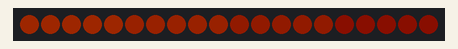
Simulated run of this sketch. Board: Arduino Uno, built with avr-gcc and run on an emulated ATmega328P. Parts: 20 RGB LEDs in strip order, left to right. Dim RGB values are drawn brighter than linear; random numbers use the default seed unless the sketch sets one.

Above: at 1.61 s.
At 2.62 s:
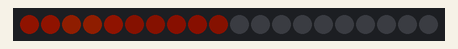
At 4.07 s:
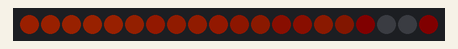
At 7.75 s:
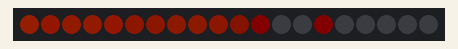
At 23.99 s:
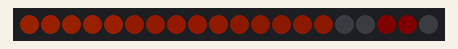
At 35.37 s:
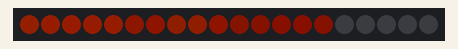

The sketch:

CandleLightEmulator.ino
```cpp
// (licence header left out)
#include "Application.hpp"

#include <Arduino.h>


void setup() {
    lr::Application::setup();
}


void loop() {
    lr::Application::loop();
}
```

Application.cpp
```cpp
// (licence header left out)
#include "Application.hpp"


#include "Configuration.hpp"
#include "RandomWave.hpp"
#include "RandomSuppressor.hpp"
#include "Display.hpp"
#include "Tools.hpp"


namespace lr::Application {


/// A slow random wave, emulating variations in the burn rate.
///
RandomWave gSlowWave{{100, 180, 3000, 6000}};

/// A fast random wave, emulating flickering in a draft.
///
RandomWave gFastWave{{-40, 40, 20, 120}};

/// A steady random wave, emulating directional movements of the flame.
///
RandomWave gTiltWave{{-1000, 1000, 400, 800}};

/// A peak suppressor, emulating random drafts passing the candle.
///
RandomSuppressor gSuppressor{{3000, 10000}};


void setup() noexcept {
    Display::initialize();
    randomSeed(analogRead(0));
    auto currentTime = millis();
    gFastWave.initialize(currentTime);
    gTiltWave.initialize(currentTime);
    gSlowWave.initialize(currentTime);
    gSuppressor.initialize(currentTime);
}


/// Test the display levels.
///
/// Replace `emulateCandle()` in the `loop()` method with this one, to test and
/// calibrate the light colours and levels.
///
void ledTest() noexcept {
    static uint32_t count = 0;
    if (count & 0x100) {
        Display::setLevel(count & 0xff);
    } else {
        Display::setLevel(0xff - (count & 0xff));
    }
    ++count;
    delay(10);
}


/// Emulate candle light.
///
void emulateCandle() noexcept {
    auto currentTime = millis();
    auto level = gSlowWave.valueAt(currentTime);
    auto suppression = gSuppressor.valueAt(currentTime);
    level += (gFastWave.valueAt(currentTime) * suppression) / int16_t{1000};
    auto tilt = gTiltWave.valueAt(currentTime);
    auto displayLevel = static_cast<Display::Level>(clamp(level, int16_t{0}, int16_t{255}));
    Display::setLevel(displayLevel, tilt);
    delay(5);
}


void loop() noexcept {
    emulateCandle();
}


}
```

Application.hpp
```cpp
// (licence header left out)
#pragma once


#include <Arduino.h>


namespace lr::Application {


/// The setup method for the application.
///
/// Call it once from `setup()`.
///
void setup() noexcept;

/// The loop method for the application.
///
/// Call it from the `loop()` method.
///
void loop() noexcept;


}
```

Display.cpp
```cpp
// (licence header left out)
#include "Display.hpp"


#include "Configuration.hpp"
#include "Tools.hpp"

#include <Adafruit_NeoPixel.h>


namespace lr::Display {


Adafruit_NeoPixel strip(cLedCount, cLedPin, NEO_GRB + NEO_KHZ800);


void initialize() noexcept {
    strip.begin();
    strip.show();
    strip.setBrightness(cLedBrightness);
}


/// Calculate the color for a given level of light intensity.
///
/// For the hue, make a transition from red to yellow.
/// For the value, go from 0 to 100%
/// for the saturation, start with 100%, then from 128, drop down to 0%.
///
/// @param level The level of the color from 0-255
/// @return The color value for this level.
///
auto colorForLevel(Level level) noexcept -> Color {
    uint16_t hue{cHueBase};
    if (level > 64) {
        hue = uint16_t{level} * cHueFactor + cHueBase;
    }
    uint8_t saturation{255};
    if (level >= uint8_t{128}) {
        saturation = uint8_t{255} - ((level - uint8_t{128}) / uint8_t{4});
    }
    uint8_t value{};
    if (level >= 192) {
        value = 255;
    } else if (level >= 64) {
        value = (level - uint8_t{64}) * uint8_t{2};
    }
    if (value < cValueCutOff) {
        return strip.Color(0, 0, 0);
    }
    return strip.ColorHSV(hue, saturation, value);
}


void setLevel(Level level, TiltAngle tiltAngle) noexcept {
    int16_t level16 = static_cast<int16_t>(level);
    for (int16_t row = 0; row < cLedRows; ++row) {
        int16_t rowLevel = level16 - cColorOffsetPerRow * row;
        for (int16_t column = 0; column < cLedColumns; ++column) {
            int16_t tiltFactor = static_cast<int16_t>((column <= cLedColumns / 2) ? column : (cLedColumns - column));
            int16_t tiltLevelDelta = (tiltFactor * tiltAngle) / (100 * (cLedColumns / 2));
            Level level = static_cast<Level>(clamp(rowLevel + tiltLevelDelta, 0, 255));
            auto color = colorForLevel(level);
            strip.setPixelColor(row * cLedColumns + column, color);
        }
    }
    strip.show();
}


}
```

Display.hpp
```cpp
// (licence header left out)
#pragma once


#include <Arduino.h>


namespace lr::Display {


/// The intensity level.
///
using Level = uint8_t;

/// The tilt level.
///
using TiltAngle = int16_t;

/// A RGB color value.
///
using Color = uint32_t;


/// Initialize the display.
///
/// Call this method once in `setup()`.
///
void initialize() noexcept;


/// Set the whole display to one intensity.
///
/// @param level The current display level from 64-192 (but can be 0-255)
///
void setLevel(Level level, TiltAngle tiltAngle = 0) noexcept;


}
```

RandomSuppressor.cpp
```cpp
// (licence header left out)
#include "RandomSuppressor.hpp"


namespace lr {


RandomSuppressor::RandomSuppressor(RandomSuppressor::Config config) noexcept
    : _config{config}, _startTime{0}, _currentDuration{0} {
}


void RandomSuppressor::initialize(RandomSuppressor::TimeValue currentTime) noexcept {
    _startTime = currentTime;
    nextRandom(currentTime);
}


auto RandomSuppressor::valueAt(RandomSuppressor::TimeValue currentTime) noexcept -> RandomSuppressor::Value {
    TimeValue timeDelta = currentTime - _startTime;
    if (timeDelta >= _currentDuration) {
        nextRandom(currentTime);
        timeDelta = 0;
    }
    constexpr Value factor = 1000;
    SignedTimeValue normal =
        (static_cast<SignedTimeValue>(timeDelta) * factor) / static_cast<SignedTimeValue>(_currentDuration);
    if (normal >= (factor / 2)) {
        normal = factor - normal;
    }
    normal *= 2;
    normal = (normal * normal) / factor; // quad1
    normal = (normal * normal) / factor; // quad2
    return static_cast<Value>(normal);
}


void RandomSuppressor::nextRandom(RandomSuppressor::TimeValue currentTime) noexcept {
    _startTime = currentTime;
    _currentDuration = random(_config.minimumDuration, _config.maximumDuration);
}


}
```

RandomSuppressor.hpp
```cpp
// (licence header left out)
#pragma once


#include <Arduino.h>


namespace lr {


/// A generator that generates random peaks of values between 0 and 1000.
///
class RandomSuppressor {
public:
    /// The value type created for the wave.
    ///
    using Value = int16_t;

    /// The value that the `millis()` method is using.
    ///
    using TimeValue = uint32_t;

    /// A signed time value, used for the calculation.
    ///
    /// Specified due the lack of <type_traits> in the AVR toolchain.
    ///
    using SignedTimeValue = int32_t;

    /// The configuration for the random wave.
    ///
    struct Config {
        TimeValue minimumDuration;
        TimeValue maximumDuration;
    };

public:
    /// Create a new random suppressor.
    ///
    /// @param config The configuration.
    ///
    explicit RandomSuppressor(Config config) noexcept;

public:
    /// Initialize the random suppressor.
    ///
    /// Call this from `setup()` once.
    ///
    /// @param currentTime The current time from the `millis()` function.
    ///
    void initialize(TimeValue currentTime) noexcept;

    /// Get the current value of the wave.
    ///
    /// Call this method from the `loop()` method.
    ///
    /// @param currentTime The current time from the `millis()` function.
    ///
    auto valueAt(TimeValue currentTime) noexcept -> Value;

private:
    /// Initialize the values for a next section.
    ///
    /// @param currentTime The current time from the `millis()` function.
    ///
    void nextRandom(TimeValue currentTime) noexcept;

private:
    Config _config; ///< The configuration.
    TimeValue _startTime; ///< The start time of the current section.
    TimeValue _currentDuration; ///< The duration for the current section.
};


}
```

RandomWave.cpp
```cpp
// (licence header left out)
#include "RandomWave.hpp"


namespace lr {


RandomWave::RandomWave(Config config) noexcept
    : _config{config}, _startTime{0}, _currentDuration{0}, _startValue{0}, _endValue{0} {
}


void RandomWave::initialize(TimeValue currentTime) noexcept {
    _startTime = currentTime;
    _endValue = static_cast<Value>(random(_config.minimumValue, _config.maximumValue));
    nextRandom(currentTime);
}


auto RandomWave::valueAt(TimeValue currentTime) noexcept -> Value {
    TimeValue timeDelta = currentTime - _startTime;
    if (timeDelta >= _currentDuration) {
        nextRandom(currentTime);
        timeDelta = 0;
    }
    SignedTimeValue factor = 1000;
    SignedTimeValue normal =
        (static_cast<SignedTimeValue>(timeDelta) * factor) / static_cast<SignedTimeValue>(_currentDuration);
    SignedTimeValue a = static_cast<SignedTimeValue>(_endValue) * normal;
    SignedTimeValue b = static_cast<SignedTimeValue>(_startValue) * (factor - normal);
    return static_cast<Value>((a + b) / factor);
}


void RandomWave::nextRandom(TimeValue currentTime) noexcept {
    _startValue = _endValue;
    _startTime = currentTime;
    _currentDuration = random(_config.minimumDuration, _config.maximumDuration);
    _endValue = static_cast<Value>(random(_config.minimumValue, _config.maximumValue));
}


}
```

RandomWave.hpp
```cpp
// (licence header left out)
#pragma once


#include <Arduino.h>


namespace lr {


/// A class that is generating a random wave with a defined timing and value range.
///
class RandomWave {
public:
  /// The value type created for the wave.
  ///
  using Value = int16_t;

  /// The value that the `millis()` method is using.
  ///
  using TimeValue = uint32_t;

  /// A signed time value, used for the calculation.
  ///
  /// Specified due the lack of <type_traits> in the AVR toolchain.
  ///
  using SignedTimeValue = int32_t;

  /// The configuration for the random wave.
  ///
  struct Config {
    Value minimumValue;
    Value maximumValue;
    TimeValue minimumDuration;
    TimeValue maximumDuration;
  };

public:
  /// Create a new random wave.
  ///
  /// @param config The configuration.
  ///
  explicit RandomWave(Config config) noexcept;

public:
  /// Initialize the random wave.
  ///
  /// Call this from `setup()` once.
  ///
  /// @param currentTime The current time from the `millis()` function.
  ///
  void initialize(TimeValue currentTime) noexcept;

  /// Get the current value of the wave.
  ///
  /// Call this method from the `loop()` method.
  ///
  /// @param currentTime The current time from the `millis()` function.
  ///
  auto valueAt(TimeValue currentTime) noexcept -> Value;

private:
  /// Initialize the values for a next section of the wave.
  ///
  /// @param currentTime The current time from the `millis()` function.
  ///
  void nextRandom(TimeValue currentTime) noexcept;

private:
  Config _config; ///< The configuration.
  TimeValue _startTime; ///< The start time of the current section.
  TimeValue _currentDuration; ///< The duration for the current section.
  Value _startValue; ///< The start value for the current section.
  Value _endValue; ///< The end value for the current section.
};


}
```

Tools.hpp
```cpp
// (licence header left out)
#pragma once


#include <Arduino.h>


namespace lr {


/// The missing clamp function in the AVR toolchain.
///
template<typename T>
inline constexpr auto clamp(T v, T minimum, T maximum) noexcept -> T {
    return (v < minimum) ? minimum : ((v > maximum) ? maximum : v);
}


}
```

Configuration.hpp
```cpp
// (licence header left out)
#pragma once


#include <Arduino.h>


namespace lr {


/// The pin where the data signal of the LED chips is attached.
constexpr auto cLedPin = 0;

/// The number of rows with LEDs (>=2)
constexpr auto cLedRows = 4;

/// The number of columns with LEDs (>=3)
constexpr auto cLedColumns = 5;

/// The resulting total LED count. (do not change)
constexpr auto cLedCount = cLedRows * cLedColumns;

/// The base brightness of the LEDs (0-100).
constexpr auto cLedBrightness = 50;

/// The offset of the color levels per row (>0)
/// For more rows, you might like a smaller offset.
constexpr auto cColorOffsetPerRow = 16;

/// The base hue for the LEDs. (16bit)
constexpr uint16_t cHueBase = 0x0400;

/// The factor increasing the hue per level.
constexpr uint16_t cHueFactor = 12;

/// A cut off for the HSV value, to prevent too much red at very dark colours.
constexpr uint8_t cValueCutOff = 28;


}
```
